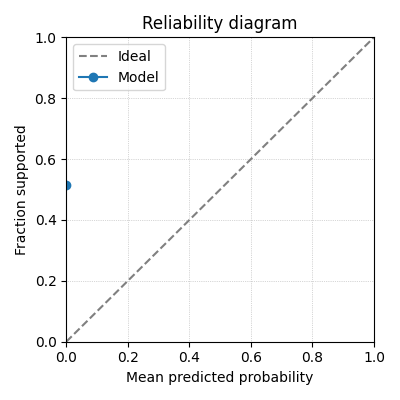
#> input picture results/eval/hover_dev/calibration_fever_base.png, 400 x 400 px; its folder holds only this picture in this run
$ python aggregate_attention_snapshots.py ../results/eval/hover_dev
#> lines starting #> are read from the running program, lines starting #| are printed output that depends on the picture
#!/usr/bin/env python3
"""Condense raw attention heatmap PNGs into aggregated figures."""

from __future__ import annotations

import argparse
from pathlib import Path
from typing import Iterable, List, Sequence

import numpy as np
from PIL import Image

try:
    import matplotlib.pyplot as plt
except ImportError as exc:  # pragma: no cover - dependency guard
    raise SystemExit("matplotlib is required; install it with 'pip install matplotlib'") from exc


def discover_attention_dirs(root: Path) -> List[Path]:
    pattern = root.glob("*_transformer/attention_*")
    dirs = [path for path in pattern if path.is_dir()]
    return sorted(dirs)


def load_png_stack(png_paths: Sequence[Path]) -> np.ndarray:
    arrays: List[np.ndarray] = []
    for png_path in png_paths:
        with Image.open(png_path) as img:
#> img is the input picture: PIL image 400x400 RGBA; mean R, G, B, A 247.5, 247.6, 247.6, 255
            data = np.asarray(img.convert("RGBA"), dtype=np.float32) / 255.0
        arrays.append(data)
    if not arrays:
        raise ValueError("No PNG files provided for aggregation")
    return np.stack(arrays, axis=0)


def aggregate_directory(directory: Path, output_dir: Path) -> Path:
    png_paths = sorted(directory.glob("*.png"))
    if not png_paths:
        raise ValueError(f"No PNG files found in {directory}")

    stack = load_png_stack(png_paths)
    mean_image = stack.mean(axis=0)
    mean_line = mean_image[:, :, :3].mean(axis=0).mean(axis=1)
#> mean_line = 400 values, max 1 at index 0, min 0.22 at index 374, mean 0.971

    pack_name = directory.parent.name
    timestamp = directory.name.split("_")[-1]

    fig, (ax_heatmap, ax_line) = plt.subplots(2, 1, figsize=(10, 4), gridspec_kw={"height_ratios": [3, 1]})

    ax_heatmap.imshow(mean_image)
    ax_heatmap.set_title(f"{pack_name} attention mean (n={len(png_paths)})")
    ax_heatmap.set_xticks([])
    ax_heatmap.set_yticks([])

    ax_line.plot(mean_line, color="#2c7fb8")
    ax_line.set_ylabel("Mean intensity")
    ax_line.set_xlabel("Position")
    ax_line.grid(True, linestyle=":", linewidth=0.5)

    fig.tight_layout()
    output_dir.mkdir(parents=True, exist_ok=True)
    output_path = output_dir / f"attention_{pack_name}_{timestamp}.png"
    fig.savefig(output_path, dpi=200)
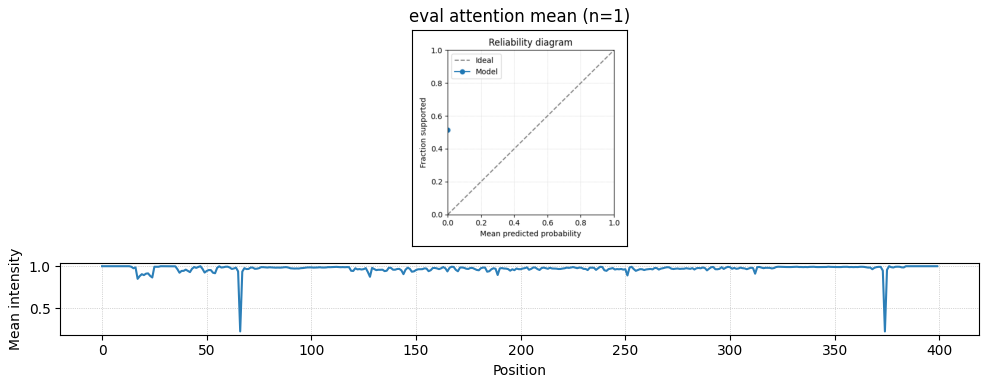
#> figure drawn by matplotlib, 2 panels; panel 2: curve peaks at x = 0, y = 1
    plt.close(fig)
    return output_path


def update_attention_log(log_path: Path, directory: Path, aggregate_path: Path) -> None:
    if not log_path.exists():
        return
    lines = log_path.read_text(encoding="utf-8").splitlines()
    updated: List[str] = []
    for line in lines:
        parts = line.split("\t")
        if len(parts) < 3:
            updated.append(line)
            continue
        timestamp, base_dir, version_dir = parts[:3]
        extras = parts[3:]
        if Path(version_dir) == directory:
            extras = [token for token in extras if not token.startswith("aggregate=")]
            extras.append(f"aggregate={aggregate_path}")
            updated.append("\t".join([timestamp, base_dir, version_dir, *extras]))
        else:
            updated.append(line)
    log_path.write_text("\n".join(updated) + ("\n" if updated else ""), encoding="utf-8")


def parse_args() -> argparse.Namespace:
    parser = argparse.ArgumentParser(description=__doc__)
    parser.add_argument(
        "--root",
        type=Path,
        default=Path("results/eval"),
        help="Root directory containing *_transformer/attention_* folders",
    )
    parser.add_argument(
        "--output",
        type=Path,
        default=Path("docs/figures"),
        help="Directory to write aggregated figures",
    )
    parser.add_argument(
        "--log",
        type=Path,
        default=Path("results/attention_logs.txt"),
        help="Attention log file to update with aggregate paths",
    )
    parser.add_argument(
        "inputs",
        nargs="*",
        type=Path,
        help="Optional explicit list of attention directories to aggregate",
    )
    return parser.parse_args()


def main() -> None:
    args = parse_args()
    directories: Iterable[Path]
    if args.inputs:
        directories = args.inputs
    else:
        directories = discover_attention_dirs(args.root)

    for directory in directories:
        aggregate_path = aggregate_directory(directory, args.output)
        update_attention_log(args.log, directory, aggregate_path)
        print(f"Aggregated {directory} -> {aggregate_path}")


if __name__ == "__main__":
    main()

$ run again, on results/eval/scifact_dev/calibration_curriculum_scifact.png
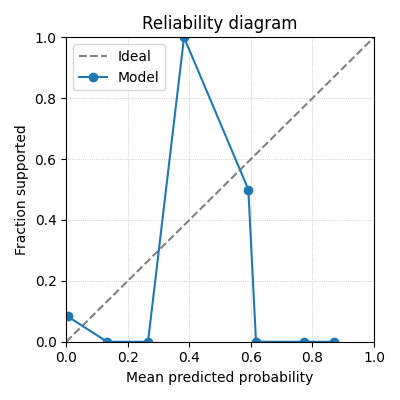
#> input picture results/eval/scifact_dev/calibration_curriculum_scifact.png, 400 x 400 px
#> in load_png_stack, img is the input picture: PIL image 400x400 RGBA; mean R, G, B, A 245.1, 246.1, 246.8, 255
#> mean_line = 400 values, max 1 at index 0, min 0.22 at index 374, mean 0.965
#> in aggregate_directory, `fig.savefig(output_path, dpi=200)`:
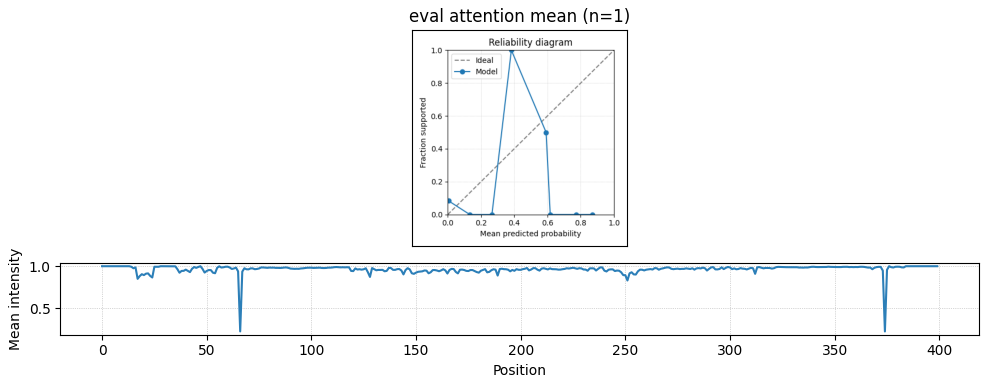
#> figure drawn by matplotlib, 2 panels; panel 2: curve peaks at x = 0, y = 1

$ run again, on results/eval/hover_dev/calibration_hover_adapt.png
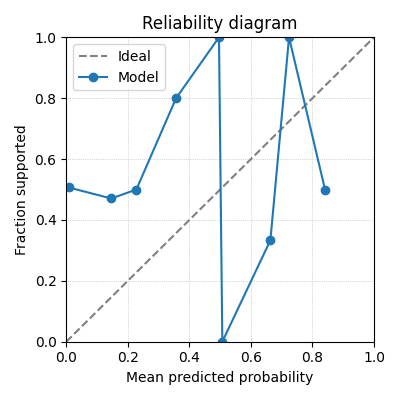
#> input picture results/eval/hover_dev/calibration_hover_adapt.png, 400 x 400 px
#> in load_png_stack, img is the input picture: PIL image 400x400 RGBA; mean R, G, B, A 244, 245.5, 246.5, 255
#> mean_line = 400 values, max 1 at index 0, min 0.22 at index 374, mean 0.962
#> in aggregate_directory, `fig.savefig(output_path, dpi=200)`:
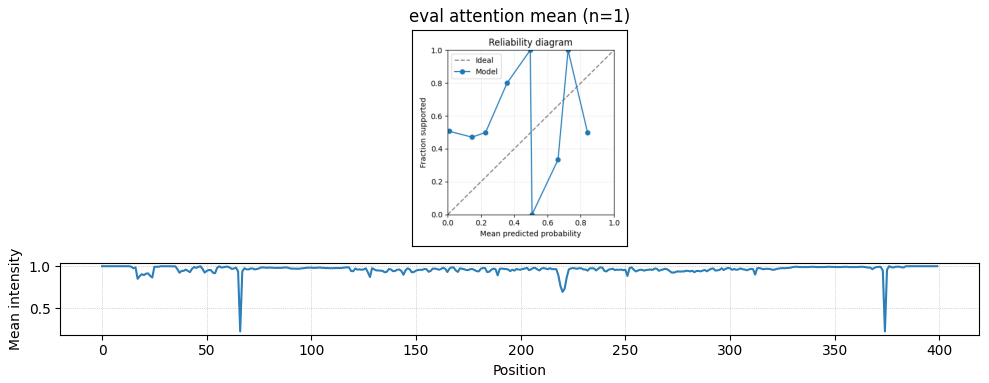
#> figure drawn by matplotlib, 2 panels; panel 2: curve peaks at x = 0, y = 1
